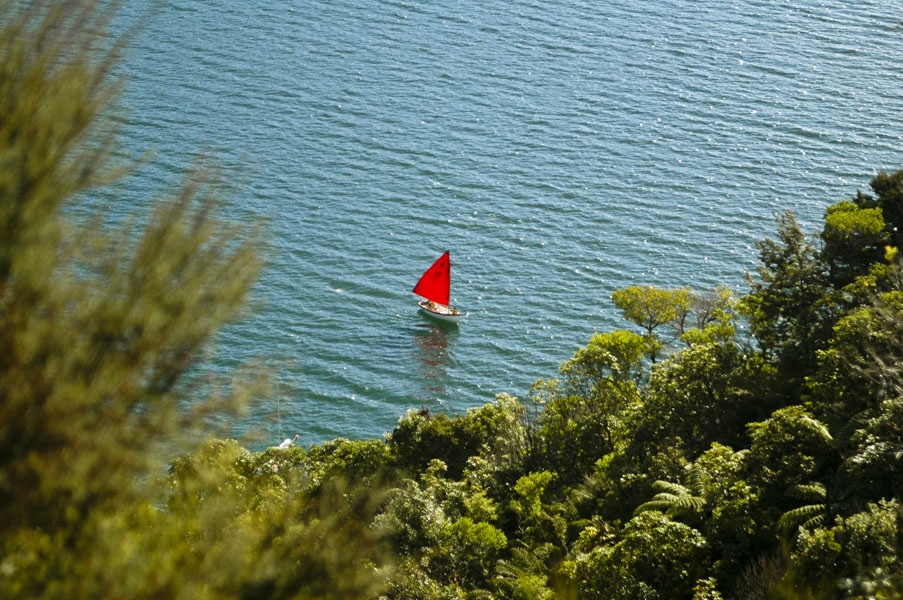
#> input picture 01_basic_image_manipulations/images/New_Zealand_Boat.jpg, 903 x 600 px
$ python 03_flipping_images.py
#> lines starting #> are read from the running program, lines starting #| are printed output that depends on the picture
import cv2 as cv
import numpy as np
import matplotlib.pyplot as plt

from IPython.display import Image


img_NZ_bgr = cv.imread("images/New_Zealand_Boat.jpg", cv.IMREAD_COLOR)
#> img_NZ_bgr is the input picture: shape (600, 903, 3); mean B, G, R 96.6, 115, 98
img_NZ_rgb = img_NZ_bgr[:, :, ::-1]


img_NZ_rgb_flipped_horz = cv.flip(img_NZ_rgb, 1)
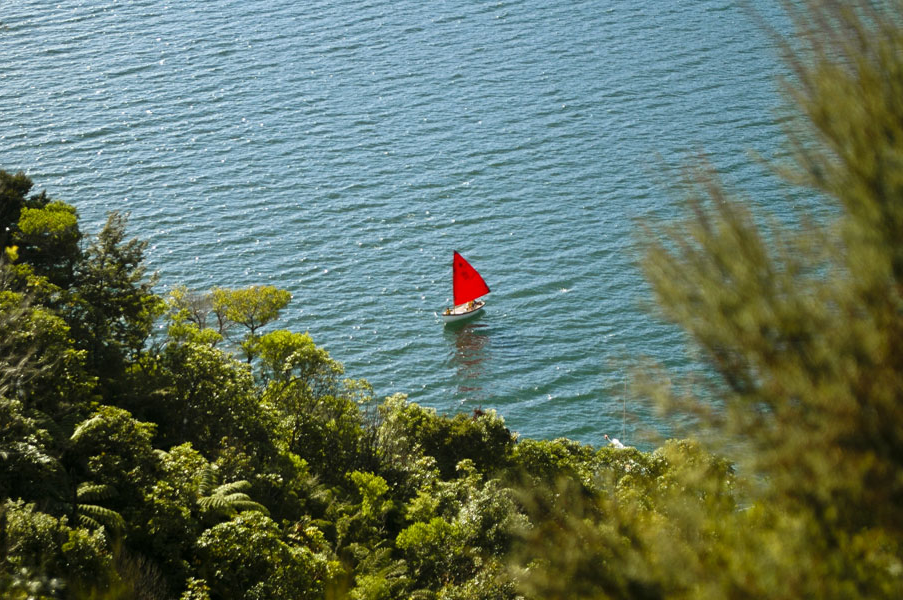
#> img_NZ_rgb_flipped_horz: shape (600, 903, 3); mean R, G, B 98, 115, 96.6
img_NZ_rgb_flipped_vert = cv.flip(img_NZ_rgb, 0)
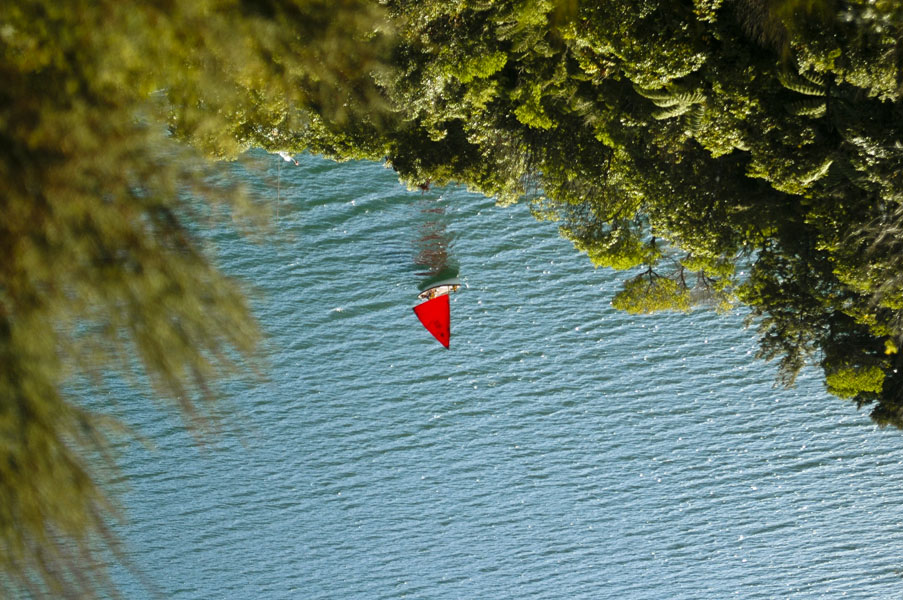
#> img_NZ_rgb_flipped_vert: shape (600, 903, 3); mean R, G, B 98, 115, 96.6
img_NZ_rgb_flipped_both = cv.flip(img_NZ_rgb, -1)
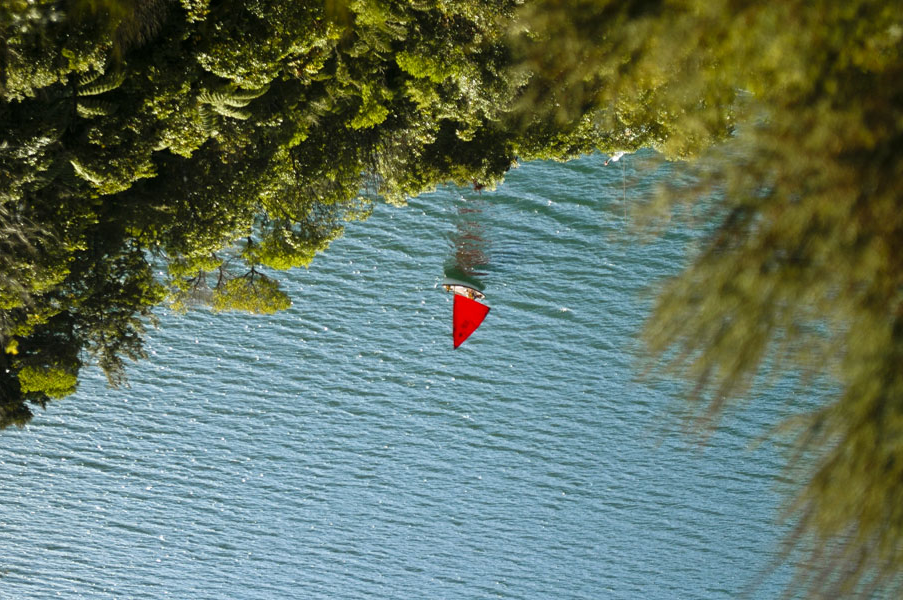
#> img_NZ_rgb_flipped_both: shape (600, 903, 3); mean R, G, B 98, 115, 96.6

# Show the images
plt.figure(figsize=(18, 5))
#> (this line was passed over: IPython is not available in this run)
plt.subplot(141);plt.imshow(img_NZ_rgb_flipped_horz);plt.title("Horizontal Flip")
#> (this line was passed over: IPython is not available in this run)
#> (this line was passed over: IPython is not available in this run)
#> (this line was passed over: IPython is not available in this run)
plt.subplot(142);plt.imshow(img_NZ_rgb_flipped_vert);plt.title("Vertical Flip")
#> (this line was passed over: IPython is not available in this run)
#> (this line was passed over: IPython is not available in this run)
#> (this line was passed over: IPython is not available in this run)
#> (the run stopped early here; a loop or call above may not have finished)
